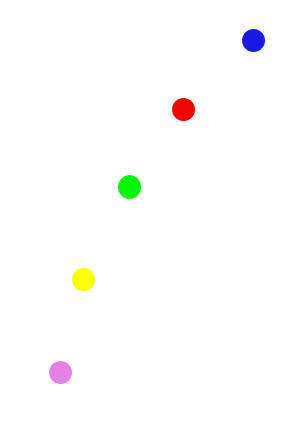
//> input picture week-02/task-04/assets/input_01.jpg, 300 x 425 px
$ ./main   (built with g++ and OpenCV 4)
//> lines starting //> are read from the running program, lines starting //| are printed output that depends on the picture; after the words box and inside, x2 and y2 are one past the last pixel; in counts of white or black regions, pixels touching at a corner belong together
#include <opencv2/opencv.hpp>
#include <iostream>

using namespace cv;
using namespace std;

int pxr_max = 0, pxr_min = 0, pyr_min = 0;
int xr_tmp = 0, yr_tmp = 0;

int pxg_max = 0, pxg_min = 0, pyg_min = 0;
int xg_tmp = 0, yg_tmp = 0;

int pxy_max = 0, pxy_min = 0, pyy_min = 0;
int xy_tmp = 0, yy_tmp = 0;

int main()
{
    int count = 0;
    Mat img = imread("./assets/input_01.jpg", 1);
//> img is the input picture: 425 rows x 300 cols, CV_8UC3; mean B, G, R 252.3, 253, 253.2
    Point pt;

    //rows = 425 , cols = 300
    for (pt.x = 0; pt.x <= img.rows; pt.x++)
    {
        for (pt.y = 0; pt.y <= img.cols; pt.y++)
        {
            Vec3b Color = img.at<Vec3b>(pt.x, pt.y);

            // find red_circle
            if (Color[2] >= 100 && Color[0] < 50 && Color[1] < 50)
            {
                if (count == 0)
                {
                    count = count + 1;
                    pxr_min = pt.x;
                    pyr_min = pt.y;
                }
                if (pxr_min < pt.x)
                {
                    pxr_max = pt.x;
                }
            }
            // find green_circle
            else if (Color[1] >= 100 && Color[0] < 50 && Color[2] < 50)
            {
                if (count == 1)
                {
                    count = count + 1;
                    pxg_min = pt.x;
                    pyg_min = pt.y;
                }
                if (pxg_min < pt.x)
                {
                    pxg_max = pt.x;
                }
            }
            // find yellow_circle
            else if (Color[0] < 20 && Color[1] >= 100 && Color[2] >= 100)
            {
                if (count == 2)
                {
                    count = count + 1;
                    pxy_min = pt.x;
                    pyy_min = pt.y;
                }
                if (pxy_min < pt.x)
                {
                    pxy_max = pt.x;
                }
            }
        }
    }
//> after the loop, count = 3; pxr_min = 98; pyr_min = 182; pxr_max = 120; pxg_min = 175; pyg_min = 128; pxy_min = 269; pyy_min = 80

    // The center coordinate of each circle
    yr_tmp = round((pxr_min + pxr_max) / 2);
//> yr_tmp = 109
    xr_tmp = (pyr_min);
//> xr_tmp = 182

    yg_tmp = round((pxg_min + pxg_max) / 2);
//> yg_tmp = 186
    xg_tmp = (pyg_min);
//> xg_tmp = 128

    yy_tmp = round((pxy_min + pxy_max) / 2);
//> yy_tmp = 279
    xy_tmp = (pyy_min);
//> xy_tmp = 80

    // The radius of each circle * x
    int Sun = (pxr_max - yr_tmp) * 5;
//> Sun = 55
    int Earth = (pxg_max - yg_tmp) * 3;
//> Earth = 36
    int Moon = (pxy_max - yy_tmp) * 1.2;
//> Moon = 13

    //circle(#img, Point(start_x,start_y), radius, line_color, line_fontsize)
    circle(img, Point(xr_tmp, yr_tmp), Sun, Scalar(0, 0, 0), 1);
    circle(img, Point(xg_tmp, yg_tmp), Earth, Scalar(0, 0, 0), 1);
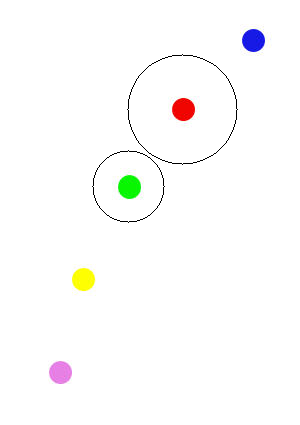
//> img: 425 rows x 300 cols, CV_8UC3; mean B, G, R 251.3, 251.9, 252.2
    circle(img, Point(xy_tmp, yy_tmp), Moon, Scalar(0, 0, 0), 1);
//> img: 425 rows x 300 cols, CV_8UC3; 0.06% of pixels changed, all inside (x1, y1, x2, y2) = (67, 266, 94, 293)

    //Letter in the circle
    int font = FONT_HERSHEY_COMPLEX;
    putText(img, "Sun", Point(xr_tmp - Sun, yr_tmp - Sun), font, 0.5, Scalar(0, 0, 0));
    putText(img, "Earth", Point(xg_tmp - Earth, yg_tmp - Earth), font, 0.5, Scalar(0, 0, 0));
    putText(img, "Moon", Point(xy_tmp - Moon, yy_tmp - Moon), font, 0.5, Scalar(0, 0, 0));
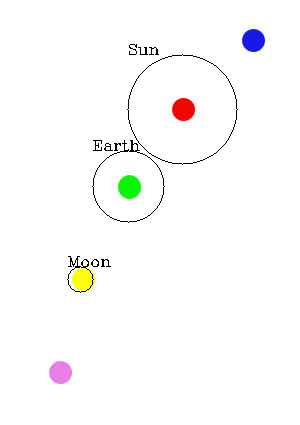
//> img: 425 rows x 300 cols, CV_8UC3; mean B, G, R 250.4, 251, 251.3

    imshow("output", img);

    waitKey(0);

    return 0;
}
